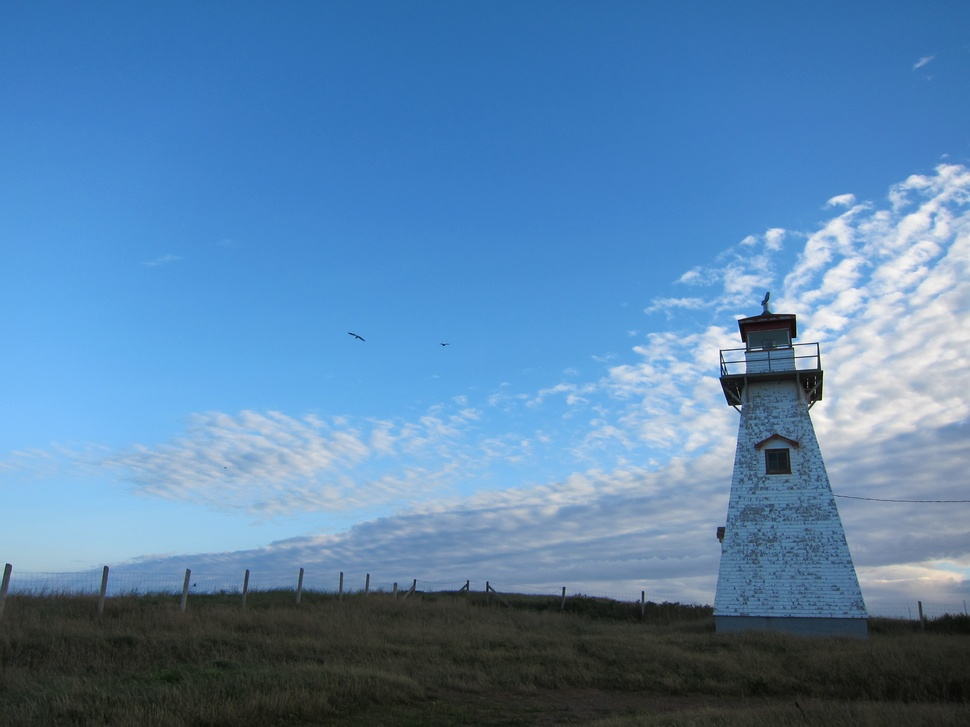
#> input picture IMG_1396.JPG, 970 x 727 px, shrunk from 3648 x 2736 before the run
$ python filter.py IMG_1396.JPG
#> lines starting #> are read from the running program, lines starting #| are printed output that depends on the picture
"""
Mitchell Yu
Photo filter challenge
16 November 2018
This filter applies vignetting, a sepia color tone, and a higher contrast.
On my honor
"""

from PIL import Image
import random
import sys
origin = Image.open(sys.argv[1])
#> origin is the input picture: PIL image 970x727 RGB; mean R, G, B 88.7, 131.4, 172.4
imgx, imgy = origin.size
#> imgx = 970; imgy = 727
filtered = Image.new("RGB", (imgx, imgy))
#> filtered: PIL image 970x727 RGB; every value is 0
posx = 9/20 # x position of main object so everything around it will get darker
posy = 1/3 # y position of main object

for x in range(imgx):
	for y in range(imgy):
		r,g,b = origin.getpixel((x,y))

		rnew = int(r-(255-r)+180)
		gnew = int(g-(255-g)+180)
		bnew = int(b-(255-b)+180)
		rnew += 50
		bnew -= 50
		rnew -= int((abs(x-imgx*posx)+abs(y-imgy*posy))*.1)
		gnew -= int((abs(x-imgx*posx)+abs(y-imgy*posy))*.1)
		bnew -= int((abs(x-imgx*posx)+abs(y-imgy*posy))*.1)
		rnew += random.randint(0,10)
		gnew += random.randint(0,10)

		filtered.putpixel((x,y),(rnew,gnew,bnew))
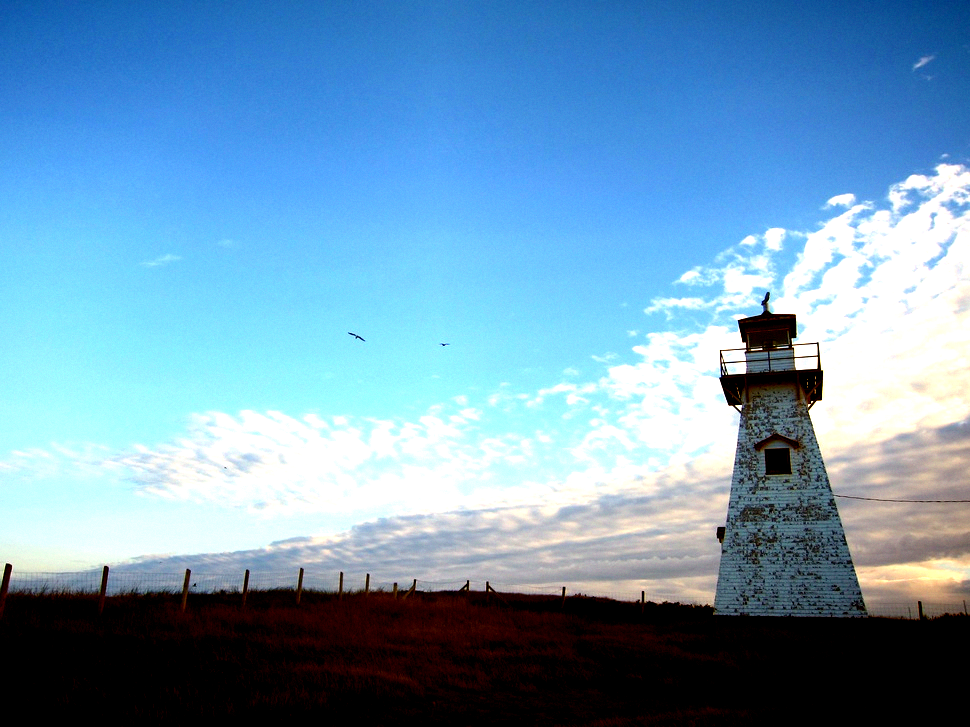
#> filtered: PIL image 970x727 RGB; mean R, G, B 110.5, 153.3, 183.2

filtered.save(sys.argv[1]+"_filtered.png","PNG")

$ run again, on IMG_5816.JPG
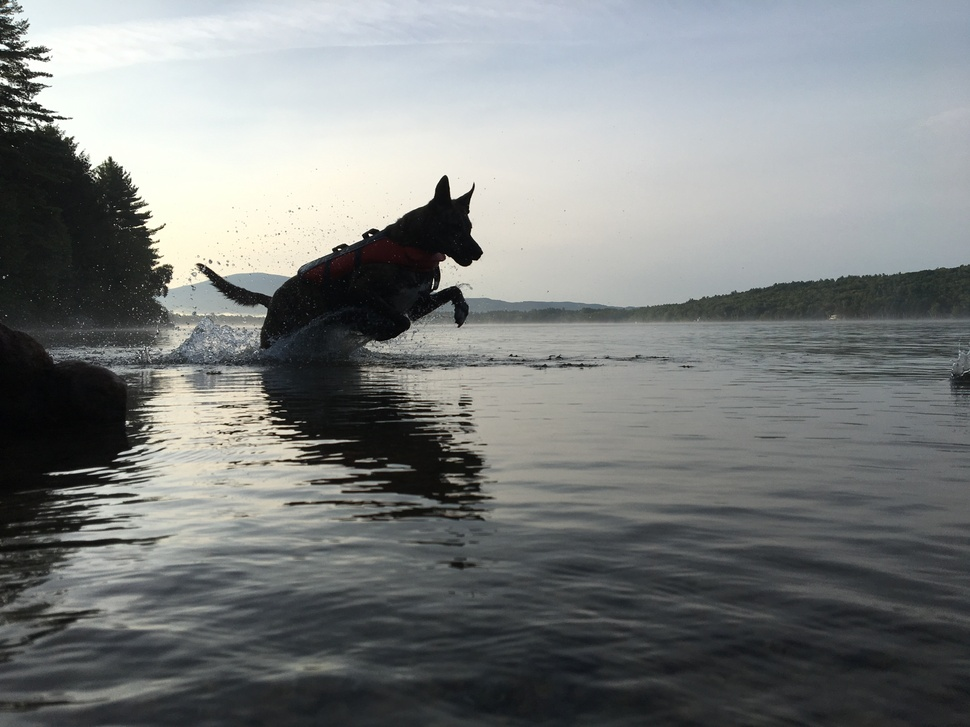
#> input picture IMG_5816.JPG, 970 x 727 px, shrunk from 4032 x 3024 before the run
#> origin is the input picture: PIL image 970x727 RGB; mean R, G, B 123.8, 127.1, 126.8
#> after the loop `for x in range(imgx):`:
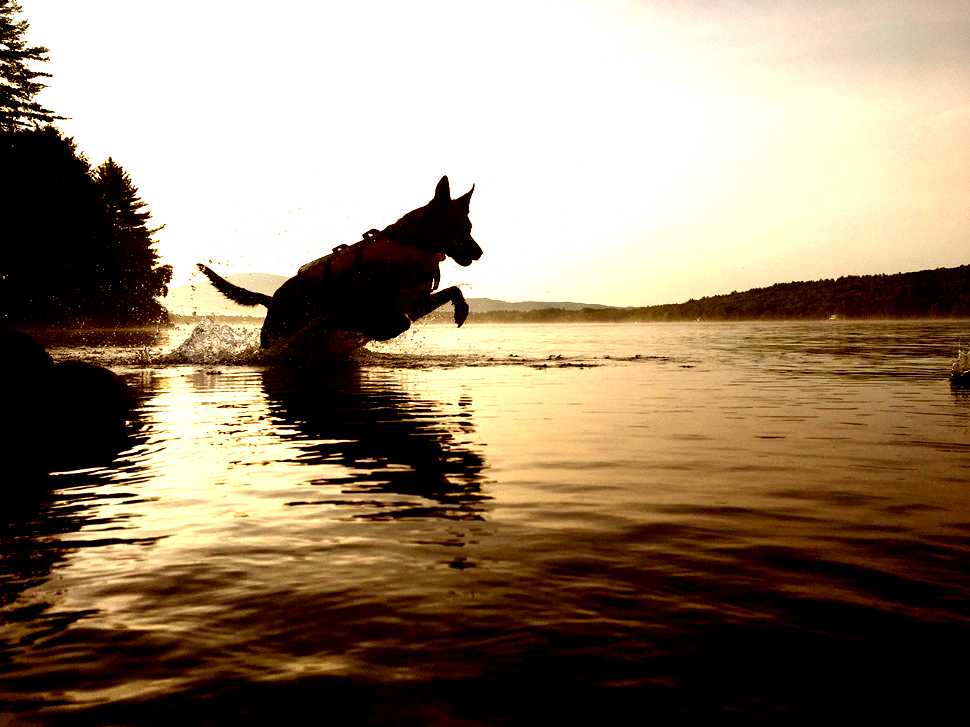
#> filtered: PIL image 970x727 RGB; mean R, G, B 147.9, 130.3, 107.9

$ run again, on cat.jpg
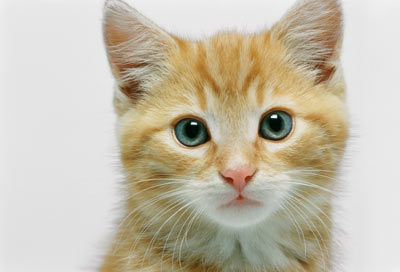
#> input picture cat.jpg, 400 x 272 px
#> origin is the input picture: PIL image 400x272 RGB; mean R, G, B 198.1, 190.4, 172.5
#> after the loop `for x in range(imgx):`:
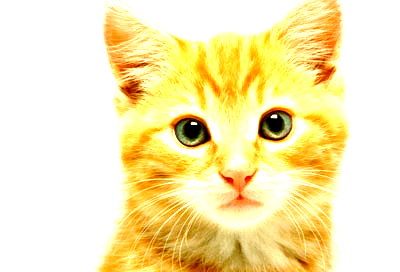
#> filtered: PIL image 400x272 RGB; mean R, G, B 249.4, 234.3, 179
